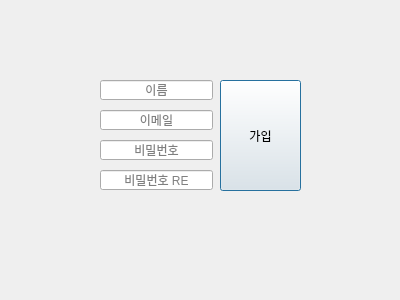
<?xml version="1.0" encoding="UTF-8"?>
<ui version="4.0">
 <class>Dialog</class>
 <widget class="QDialog" name="Dialog">
  <property name="geometry">
   <rect>
    <x>0</x>
    <y>0</y>
    <width>400</width>
    <height>300</height>
   </rect>
  </property>
  <property name="windowTitle">
   <string>Dialog</string>
  </property>
  <widget class="QLineEdit" name="i_email">
   <property name="geometry">
    <rect>
     <x>100</x>
     <y>110</y>
     <width>113</width>
     <height>20</height>
    </rect>
   </property>
   <property name="toolTip">
    <string extracomment="로그인 할 이메일주소"/>
   </property>
   <property name="toolTipDuration">
    <number>3</number>
   </property>
   <property name="alignment">
    <set>Qt::AlignCenter</set>
   </property>
   <property name="placeholderText">
    <string>이메일</string>
   </property>
  </widget>
  <widget class="QLineEdit" name="i_pwd1">
   <property name="geometry">
    <rect>
     <x>100</x>
     <y>140</y>
     <width>113</width>
     <height>20</height>
    </rect>
   </property>
   <property name="alignment">
    <set>Qt::AlignCenter</set>
   </property>
   <property name="placeholderText">
    <string>비밀번호</string>
   </property>
  </widget>
  <widget class="QLineEdit" name="i_pwd2">
   <property name="geometry">
    <rect>
     <x>100</x>
     <y>170</y>
     <width>113</width>
     <height>20</height>
    </rect>
   </property>
   <property name="alignment">
    <set>Qt::AlignCenter</set>
   </property>
   <property name="placeholderText">
    <string>비밀번호 RE</string>
   </property>
  </widget>
  <widget class="QPushButton" name="pushButton">
   <property name="geometry">
    <rect>
     <x>220</x>
     <y>80</y>
     <width>81</width>
     <height>111</height>
    </rect>
   </property>
   <property name="text">
    <string>가입</string>
   </property>
  </widget>
  <widget class="QLineEdit" name="i_name">
   <property name="geometry">
    <rect>
     <x>100</x>
     <y>80</y>
     <width>113</width>
     <height>20</height>
    </rect>
   </property>
   <property name="alignment">
    <set>Qt::AlignCenter</set>
   </property>
   <property name="placeholderText">
    <string>이름</string>
   </property>
  </widget>
 </widget>
 <resources/>
 <connections/>
</ui>
